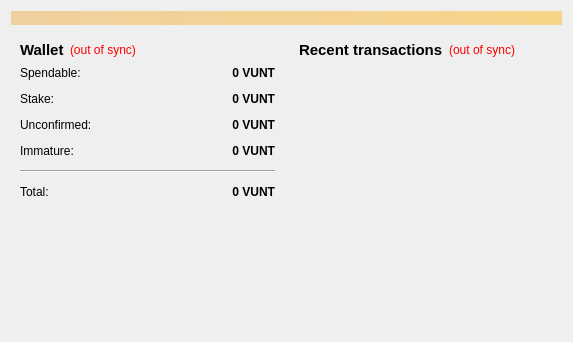
<?xml version="1.0" encoding="UTF-8"?>
<ui version="4.0">
 <class>OverviewPage</class>
 <widget class="QWidget" name="OverviewPage">
  <property name="geometry">
   <rect>
    <x>0</x>
    <y>0</y>
    <width>573</width>
    <height>342</height>
   </rect>
  </property>
  <property name="windowTitle">
   <string>Form</string>
  </property>
  <layout class="QVBoxLayout" name="topLayout">
   <item>
    <widget class="QLabel" name="labelAlerts">
     <property name="visible">
      <bool>false</bool>
     </property>
     <property name="styleSheet">
      <string notr="true">background-color: qlineargradient(x1: 0, y1: 0, x2: 1, y2: 0, stop:0 #F0D0A0, stop:1 #F8D488);  color:#000000
</string>
     </property>
     <property name="wordWrap">
      <bool>true</bool>
     </property>
     <property name="margin">
      <number>3</number>
     </property>
    </widget>
   </item>
   <item>
    <layout class="QHBoxLayout" name="horizontalLayout" stretch="1,1">
     <item>
      <layout class="QVBoxLayout" name="verticalLayout_2">
       <item>
        <widget class="QWidget" name="widget" native="true">
         <layout class="QVBoxLayout" name="verticalLayout_4">
          <item>
           <layout class="QHBoxLayout" name="horizontalLayout_4">
            <item>
             <widget class="QLabel" name="label_5">
              <property name="font">
               <font>
                <pointsize>11</pointsize>
                <weight>75</weight>
                <bold>true</bold>
               </font>
              </property>
              <property name="text">
               <string>Wallet</string>
              </property>
             </widget>
            </item>
            <item>
             <widget class="QLabel" name="labelWalletStatus">
              <property name="toolTip">
               <string>The displayed information may be out of date. Your wallet automatically synchronizes with the Vunt network after a connection is established, but this process has not completed yet.</string>
              </property>
              <property name="styleSheet">
               <string notr="true">QLabel { color: red; }</string>
              </property>
              <property name="text">
               <string notr="true">(out of sync)</string>
              </property>
              <property name="alignment">
               <set>Qt::AlignLeading|Qt::AlignLeft|Qt::AlignVCenter</set>
              </property>
             </widget>
            </item>
            <item>
             <spacer name="horizontalSpacer_2">
              <property name="orientation">
               <enum>Qt::Horizontal</enum>
              </property>
              <property name="sizeHint" stdset="0">
               <size>
                <width>40</width>
                <height>20</height>
               </size>
              </property>
             </spacer>
            </item>
           </layout>
          </item>
          <item>
           <layout class="QFormLayout" name="formLayout_2">
            <property name="fieldGrowthPolicy">
             <enum>QFormLayout::AllNonFixedFieldsGrow</enum>
            </property>
            <property name="horizontalSpacing">
             <number>12</number>
            </property>
            <property name="verticalSpacing">
             <number>12</number>
            </property>
            <item row="0" column="0">
             <widget class="QLabel" name="label">
              <property name="text">
               <string>Spendable:</string>
              </property>
             </widget>
            </item>
            <item row="0" column="1">
             <widget class="QLabel" name="labelBalance">
              <property name="font">
               <font>
                <weight>75</weight>
                <bold>true</bold>
               </font>
              </property>
              <property name="cursor">
               <cursorShape>IBeamCursor</cursorShape>
              </property>
              <property name="toolTip">
               <string>Your current spendable balance</string>
              </property>
              <property name="text">
               <string notr="true">0 VUNT</string>
              </property>
              <property name="alignment">
               <set>Qt::AlignRight|Qt::AlignTrailing|Qt::AlignVCenter</set>
              </property>
              <property name="textInteractionFlags">
               <set>Qt::LinksAccessibleByMouse|Qt::TextSelectableByKeyboard|Qt::TextSelectableByMouse</set>
              </property>
             </widget>
            </item>
            <item row="1" column="0">
             <widget class="QLabel" name="label_6">
              <property name="text">
               <string>Stake:</string>
              </property>
             </widget>
            </item>
            <item row="1" column="1">
             <widget class="QLabel" name="labelStake">
              <property name="font">
               <font>
                <weight>75</weight>
                <bold>true</bold>
               </font>
              </property>
              <property name="cursor">
               <cursorShape>IBeamCursor</cursorShape>
              </property>
              <property name="toolTip">
               <string>Total of coins that was staked, and do not yet count toward the current balance</string>
              </property>
              <property name="text">
               <string notr="true">0 VUNT</string>
              </property>
              <property name="alignment">
               <set>Qt::AlignRight|Qt::AlignTrailing|Qt::AlignVCenter</set>
              </property>
              <property name="textInteractionFlags">
               <set>Qt::LinksAccessibleByMouse|Qt::TextSelectableByKeyboard|Qt::TextSelectableByMouse</set>
              </property>
             </widget>
            </item>
            <item row="2" column="0">
             <widget class="QLabel" name="label_3">
              <property name="text">
               <string>Unconfirmed:</string>
              </property>
             </widget>
            </item>
            <item row="2" column="1">
             <widget class="QLabel" name="labelUnconfirmed">
              <property name="font">
               <font>
                <weight>75</weight>
                <bold>true</bold>
               </font>
              </property>
              <property name="cursor">
               <cursorShape>IBeamCursor</cursorShape>
              </property>
              <property name="toolTip">
               <string>Total of transactions that have yet to be confirmed, and do not yet count toward the current balance</string>
              </property>
              <property name="text">
               <string notr="true">0 VUNT</string>
              </property>
              <property name="alignment">
               <set>Qt::AlignRight|Qt::AlignTrailing|Qt::AlignVCenter</set>
              </property>
              <property name="textInteractionFlags">
               <set>Qt::LinksAccessibleByMouse|Qt::TextSelectableByKeyboard|Qt::TextSelectableByMouse</set>
              </property>
             </widget>
            </item>
            <item row="3" column="0">
             <widget class="QLabel" name="labelImmatureText">
              <property name="text">
               <string>Immature:</string>
              </property>
             </widget>
            </item>
            <item row="3" column="1">
             <widget class="QLabel" name="labelImmature">
              <property name="font">
               <font>
                <weight>75</weight>
                <bold>true</bold>
               </font>
              </property>
              <property name="toolTip">
               <string>Mined balance that has not yet matured</string>
              </property>
              <property name="text">
               <string notr="true">0 VUNT</string>
              </property>
              <property name="alignment">
               <set>Qt::AlignRight|Qt::AlignTrailing|Qt::AlignVCenter</set>
              </property>
              <property name="textInteractionFlags">
               <set>Qt::LinksAccessibleByMouse|Qt::TextSelectableByKeyboard|Qt::TextSelectableByMouse</set>
              </property>
             </widget>
            </item>
            <item row="4" column="0" colspan="2">
             <widget class="Line" name="line">
              <property name="orientation">
               <enum>Qt::Horizontal</enum>
              </property>
             </widget>
            </item>
            <item row="5" column="0">
             <widget class="QLabel" name="labelTotalText">
              <property name="text">
               <string>Total:</string>
              </property>
             </widget>
            </item>
            <item row="5" column="1">
             <widget class="QLabel" name="labelTotal">
              <property name="font">
               <font>
                <weight>75</weight>
                <bold>true</bold>
               </font>
              </property>
              <property name="cursor">
               <cursorShape>IBeamCursor</cursorShape>
              </property>
              <property name="toolTip">
               <string>Your current total balance</string>
              </property>
              <property name="text">
               <string notr="true">0 VUNT</string>
              </property>
              <property name="alignment">
               <set>Qt::AlignRight|Qt::AlignTrailing|Qt::AlignVCenter</set>
              </property>
              <property name="textInteractionFlags">
               <set>Qt::LinksAccessibleByMouse|Qt::TextSelectableByKeyboard|Qt::TextSelectableByMouse</set>
              </property>
             </widget>
            </item>
           </layout>
          </item>
         </layout>
        </widget>
       </item>
       <item>
        <spacer name="verticalSpacer">
         <property name="orientation">
          <enum>Qt::Vertical</enum>
         </property>
         <property name="sizeHint" stdset="0">
          <size>
           <width>20</width>
           <height>40</height>
          </size>
         </property>
        </spacer>
       </item>
      </layout>
     </item>
     <item>
      <layout class="QVBoxLayout" name="verticalLayout_3">
       <item>
        <widget class="QWidget" name="widget_2" native="true">
         <layout class="QVBoxLayout" name="verticalLayout">
          <item>
           <layout class="QHBoxLayout" name="horizontalLayout_2">
            <item>
             <widget class="QLabel" name="label_4">
              <property name="font">
               <font>
                <pointsize>11</pointsize>
                <weight>75</weight>
                <bold>true</bold>
               </font>
              </property>
              <property name="text">
               <string>&lt;b&gt;Recent transactions&lt;/b&gt;</string>
              </property>
             </widget>
            </item>
            <item>
             <widget class="QLabel" name="labelTransactionsStatus">
              <property name="toolTip">
               <string>The displayed information may be out of date. Your wallet automatically synchronizes with the Vunt network after a connection is established, but this process has not completed yet.</string>
              </property>
              <property name="styleSheet">
               <string notr="true">QLabel { color: red; }</string>
              </property>
              <property name="text">
               <string notr="true">(out of sync)</string>
              </property>
              <property name="alignment">
               <set>Qt::AlignRight|Qt::AlignTrailing|Qt::AlignVCenter</set>
              </property>
             </widget>
            </item>
            <item>
             <spacer name="horizontalSpacer">
              <property name="orientation">
               <enum>Qt::Horizontal</enum>
              </property>
              <property name="sizeHint" stdset="0">
               <size>
                <width>40</width>
                <height>20</height>
               </size>
              </property>
             </spacer>
            </item>
           </layout>
          </item>
          <item>
           <widget class="QListView" name="listTransactions">
            <property name="styleSheet">
             <string notr="true">QListView { background: transparent; }</string>
            </property>
            <property name="frameShape">
             <enum>QFrame::NoFrame</enum>
            </property>
            <property name="verticalScrollBarPolicy">
             <enum>Qt::ScrollBarAlwaysOff</enum>
            </property>
            <property name="horizontalScrollBarPolicy">
             <enum>Qt::ScrollBarAlwaysOff</enum>
            </property>
            <property name="selectionMode">
             <enum>QAbstractItemView::NoSelection</enum>
            </property>
           </widget>
          </item>
         </layout>
        </widget>
       </item>
      </layout>
     </item>
    </layout>
   </item>
  </layout>
 </widget>
 <resources/>
 <connections/>
</ui>
